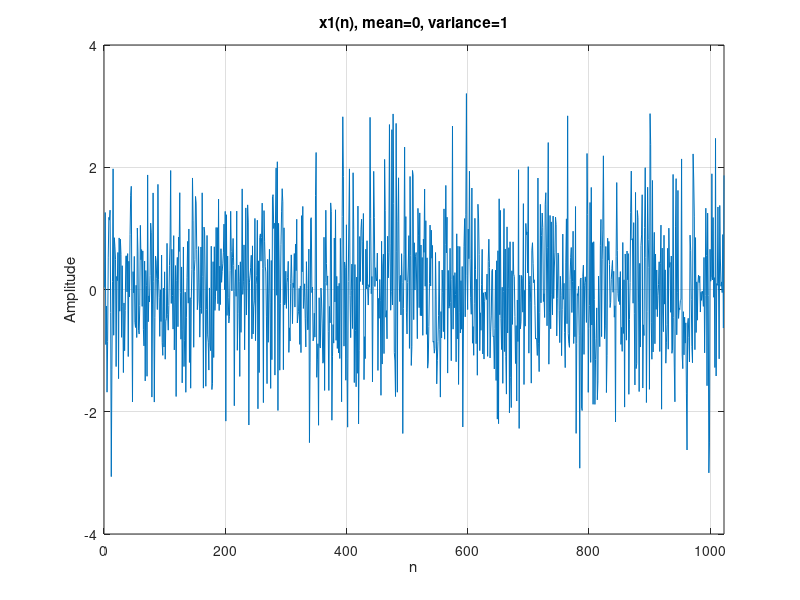
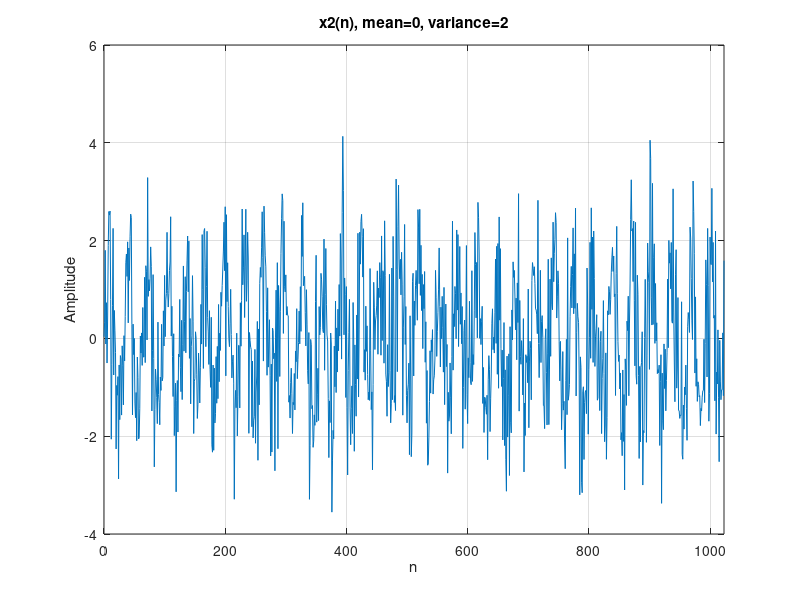
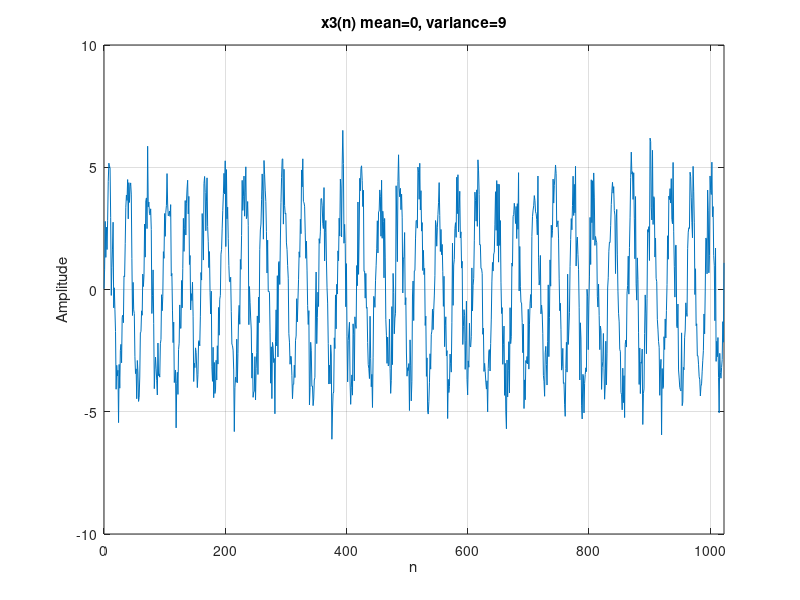
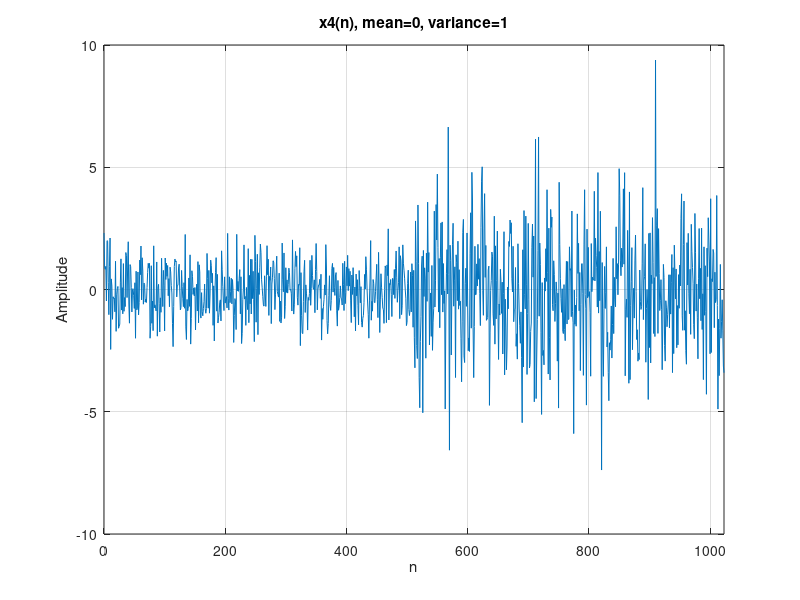

Write MATLAB code to recreate these figures, in order. (Note: this script raises an error after producing the figures.)
% A
N = 1024;
x1 = randn(1, 1024);
n = 0: 1023;
A2 = sqrt(2);
x2 = x1 + A2*sin(pi/16*n);
A3 = sqrt(2*10^0.9);
x3 = x1 + A3*sin(pi/16*n);
x4 = [randn(1, 512) sqrt(4)*randn(1, 512)];

% B.1
figure; 
plot(n,x1); grid;
title('x1(n), mean=0, variance=1');
xlabel('n'); 
ylabel('Amplitude');
xlim([0 1023]);

figure; 
plot(n,x2); grid;
title('x2(n), mean=0, variance=2');
xlabel('n'); 
ylabel('Amplitude');
xlim([0 1023]);

figure; 
plot(n,x3); grid;
title('x3(n) mean=0, variance=9');
xlabel('n'); 
ylabel('Amplitude');
xlim([0 1023]);

figure; 
plot(n,x4); grid;
title('x4(n), mean=0, variance=1');
xlabel('n'); 
ylabel('Amplitude');
xlim([0 1023]);

% B.2
figure;
h1 = histfit(x1);
xlabel('value');
ylabel('Number of points');
title ('Probability density function estimate of x1');
grid;

figure;
h2 = histfit(x2);
xlabel('value');
ylabel('Number of points');
title ('Probability density function estimate of x2');
grid;

figure;
h3 = histfit(x3);
xlabel('value');
ylabel('Number of points');
title ('Probability density function estimate of x3');
grid;

figure;
h4 = histfit(x4);
xlabel('value');
ylabel('Number of points');
title ('Probability density function estimate of x4');
grid;

% B.3
fs = 1;
NFFT = 128;
overlap = 64;
beta = 5;
window = kaiser(NFFT, beta);

[X1,f] = pwelch(x1, window, overlap, NFFT, fs, 'centered');
figure;
plot(f, 10*log10(X1)); grid;
set(gca,'xtick', [-0.5 -0.25 0 0.25 0.5]);
xlabel('f (cycles/sample)');
ylabel('Magnitude (dB)');
title('Power spectral estimates x1');

[X2,f] = pwelch(x2, window, overlap, NFFT, fs, 'centered');
figure;
plot(f, 10*log10(X2)); grid;
set(gca,'xtick', [-0.5 -0.25 0 0.25 0.5]);
xlabel('f (cycles/sample)');
ylabel('Magnitude (dB)');
title('Power spectral estimates x2');

[X3,f] = pwelch(x3, window, overlap, NFFT, fs, 'centered');
figure;
plot(f, 10*log10(X3)); grid;
set(gca,'xtick', [-0.5 -0.25 0 0.25 0.5]);
xlabel('f (cycles/sample)');
ylabel('Magnitude (dB)');
title('Power spectral estimates x3');

[X4,f] = pwelch(x4, window, overlap, NFFT, fs, 'centered');
figure;
plot(f, 10*log10(X4)); grid;
set(gca,'xtick', [-0.5 -0.25 0 0.25 0.5]);
xlabel('f (cycles/sample)');
ylabel('Magnitude (dB)');
title('Power spectral estimates x4');


% C.1
x1 = x1(1:1000);
mean_sq_est_1 = zeros(1, 100);
for i = 0:99
    sq_sum = 0;
    for m = 1:10
        sq_sum = sq_sum + x1(10*i + m)^2;
    end
    mean_sq_est_1(i+1) = sq_sum/10;
end
i = 0:99;
median1 = median(mean_sq_est_1);
figure;
scatter(i, mean_sq_est_1); grid;
xlabel('i');
ylabel('value');
title('Sample mean-square estimate of x1');
hold on;
plot(i, median1*ones(1,100),'r--');
hold off;

x2 = x2(1:1000);
mean_sq_est_2 = zeros(1, 100);
for i = 0:99
    sq_sum = 0;
    for m = 1:10
        sq_sum = sq_sum + x2(10*i + m)^2;
    end
    mean_sq_est_2(i+1) = sq_sum/10;
end
i = 0:99;
median2 = median(mean_sq_est_2);
figure;
scatter(i, mean_sq_est_2); grid;
xlabel('i');
ylabel('value');
title('Sample mean-square estimate of x2');
hold on;
plot(i, median2*ones(1,100),'r--');
hold off;

x3 = x3(1:1000);
mean_sq_est_3 = zeros(1, 100);
for i = 0:99
    sq_sum = 0;
    for m = 1:10
        sq_sum = sq_sum + x3(10*i + m)^2;
    end
    mean_sq_est_3(i+1) = sq_sum/10;
end
i = 0:99;
median3 = median(mean_sq_est_3);
figure;
scatter(i, mean_sq_est_3); grid;
xlabel('i');
ylabel('value');
title('Sample mean-square estimate of x2');
hold on;
plot(i, median3*ones(1,100),'r--');
hold off;

x4 = x4(1:1000);
mean_sq_est_4 = zeros(1, 100);
for i = 0:99
    sq_sum = 0;
    for m = 1:10
        sq_sum = sq_sum + x4(10*i + m)^2;
    end
    mean_sq_est_4(i+1) = sq_sum/10;
end
i = 0:99;
median4 = median(mean_sq_est_4);
figure;
scatter(i, mean_sq_est_4); grid;
xlabel('i');
ylabel('value');
title('Sample mean-square estimate of x4');
hold on;
plot(i, median4*ones(1,100),'r--');
hold off;

count1 = 1;
for i = 1:99
    if ((mean_sq_est_1(i) - median1) * (mean_sq_est_1(i+1) - median1) < 0)
        count1 = count1 + 1;
    end
end
    
count2 = 1;
for i = 1:99
    if ((mean_sq_est_2(i) - median2) * (mean_sq_est_2(i+1) - median2) < 0)
        count2 = count2 + 1;
    end
end

count3 = 1;
for i = 1:99
    if ((mean_sq_est_3(i) - median3) * (mean_sq_est_3(i+1) - median3) < 0)
        count3 = count3 + 1;
    end
end

count4 = 1;
for i = 1:99
    if ((mean_sq_est_4(i) - median4) * (mean_sq_est_4(i+1) - median4) < 0)
        count4 = count4 + 1;
    end
end

% C.2
N = 1000;
K = 30;
n = K-3;
F = N/K*ones(1, K);
alpha = (29:-1:0)/30;
z_alpha = icdf('normal',1-alpha,0, 1);

mean1 = mean(x1);
std1 = std(x1);
chi1 = mean1 + std1*z_alpha;
f1 = zeros(1, K);
for i = 2:K
    f1(i) = length(find(x1>chi1(i-1) & x1<chi1(i)));
end
f1(1) = N - sum(f1);
abs_ff_1 = abs(f1 - F);
chi_sq_1 = abs_ff_1.^2./F;
chi_sq_1_sum = sum(chi_sq_1)

mean2 = mean(x2);
std2 = std(x2);
chi2 = mean2 + std2*z_alpha;
f2 = zeros(1, K);
for i = 2:K
    f2(i) = length(find(x2>=chi2(i-1) & x2<chi2(i)));
end
f2(1) = N - sum(f2);
abs_ff_2 = abs(f2 - F);
chi_sq_2 = abs_ff_2.^2./F;
chi_sq_2_sum = sum(chi_sq_2)

index = 1:30;
index = index';
alpha = alpha';
z_alpha = z_alpha';
chi1 = chi1';
chi2 = chi2';
f1 = f1';
f2 = f2';
F = F';
abs_ff_1 = abs_ff_1';
abs_ff_2 = abs_ff_2';
chi_sq_1 = chi_sq_1';
chi_sq_2 = chi_sq_2';
T = table(index,alpha,z_alpha,chi1,f1,F,abs_ff_1,chi_sq_1)
T = table(index,alpha,z_alpha,chi2,f2,F,abs_ff_2,chi_sq_2)



